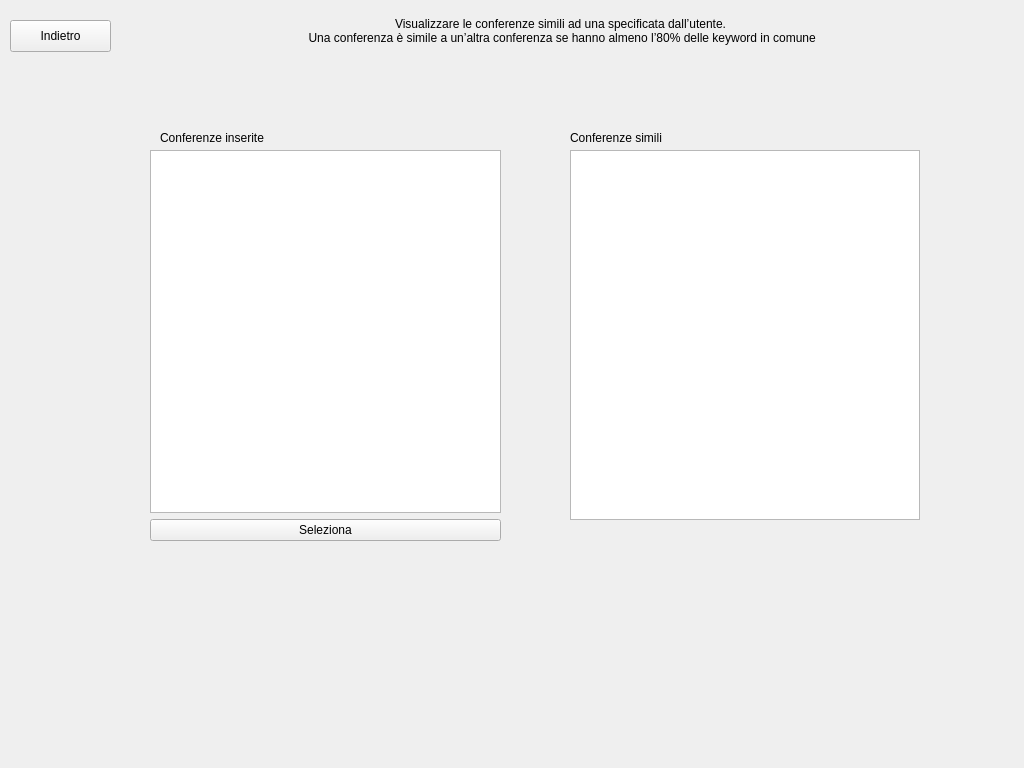
<?xml version="1.0" encoding="UTF-8"?>
<ui version="4.0">
 <class>paginaConferenza</class>
 <widget class="QWidget" name="paginaConferenza">
  <property name="geometry">
   <rect>
    <x>0</x>
    <y>0</y>
    <width>1024</width>
    <height>768</height>
   </rect>
  </property>
  <property name="windowTitle">
   <string>Form</string>
  </property>
  <widget class="QStackedWidget" name="stackedWidget">
   <property name="geometry">
    <rect>
     <x>0</x>
     <y>0</y>
     <width>1024</width>
     <height>718</height>
    </rect>
   </property>
   <property name="currentIndex">
    <number>2</number>
   </property>
   <widget class="QWidget" name="Home">
    <widget class="QLineEdit" name="Nome">
     <property name="geometry">
      <rect>
       <x>150</x>
       <y>60</y>
       <width>211</width>
       <height>20</height>
      </rect>
     </property>
    </widget>
    <widget class="QLabel" name="labelNome">
     <property name="geometry">
      <rect>
       <x>10</x>
       <y>60</y>
       <width>47</width>
       <height>13</height>
      </rect>
     </property>
     <property name="text">
      <string>Nome</string>
     </property>
    </widget>
    <widget class="QPushButton" name="buttonAggiungi">
     <property name="geometry">
      <rect>
       <x>210</x>
       <y>690</y>
       <width>111</width>
       <height>31</height>
      </rect>
     </property>
     <property name="text">
      <string>Aggiungi</string>
     </property>
    </widget>
    <widget class="QLabel" name="labelLuogo">
     <property name="geometry">
      <rect>
       <x>10</x>
       <y>140</y>
       <width>47</width>
       <height>13</height>
      </rect>
     </property>
     <property name="text">
      <string>Luogo</string>
     </property>
    </widget>
    <widget class="QLabel" name="labelAcronimo">
     <property name="geometry">
      <rect>
       <x>10</x>
       <y>100</y>
       <width>71</width>
       <height>16</height>
      </rect>
     </property>
     <property name="text">
      <string>Acronimo</string>
     </property>
    </widget>
    <widget class="QLabel" name="labelNumeroPartecipanti">
     <property name="geometry">
      <rect>
       <x>10</x>
       <y>430</y>
       <width>131</width>
       <height>16</height>
      </rect>
     </property>
     <property name="text">
      <string>Numero partecipanti</string>
     </property>
    </widget>
    <widget class="QCalendarWidget" name="Data">
     <property name="geometry">
      <rect>
       <x>150</x>
       <y>480</y>
       <width>241</width>
       <height>155</height>
      </rect>
     </property>
     <property name="autoFillBackground">
      <bool>true</bool>
     </property>
     <property name="verticalHeaderFormat">
      <enum>QCalendarWidget::NoVerticalHeader</enum>
     </property>
     <property name="navigationBarVisible">
      <bool>true</bool>
     </property>
     <property name="dateEditEnabled">
      <bool>true</bool>
     </property>
    </widget>
    <widget class="QLineEdit" name="Luogo">
     <property name="geometry">
      <rect>
       <x>150</x>
       <y>140</y>
       <width>211</width>
       <height>20</height>
      </rect>
     </property>
    </widget>
    <widget class="QSpinBox" name="NumeroPartecipanti">
     <property name="geometry">
      <rect>
       <x>150</x>
       <y>430</y>
       <width>71</width>
       <height>22</height>
      </rect>
     </property>
     <property name="maximum">
      <number>50000</number>
     </property>
    </widget>
    <widget class="QLabel" name="labelOrganizzatori">
     <property name="geometry">
      <rect>
       <x>10</x>
       <y>180</y>
       <width>91</width>
       <height>16</height>
      </rect>
     </property>
     <property name="text">
      <string>Organizzatori</string>
     </property>
    </widget>
    <widget class="QLineEdit" name="Acronimo">
     <property name="geometry">
      <rect>
       <x>150</x>
       <y>100</y>
       <width>211</width>
       <height>20</height>
      </rect>
     </property>
    </widget>
    <widget class="QLabel" name="labelData">
     <property name="geometry">
      <rect>
       <x>10</x>
       <y>480</y>
       <width>47</width>
       <height>13</height>
      </rect>
     </property>
     <property name="text">
      <string>Data</string>
     </property>
    </widget>
    <widget class="QListWidget" name="listConferenze">
     <property name="geometry">
      <rect>
       <x>410</x>
       <y>50</y>
       <width>361</width>
       <height>380</height>
      </rect>
     </property>
    </widget>
    <widget class="QPlainTextEdit" name="Organizzatori">
     <property name="geometry">
      <rect>
       <x>150</x>
       <y>180</y>
       <width>211</width>
       <height>230</height>
      </rect>
     </property>
    </widget>
    <widget class="QLabel" name="labelConferenzeInserite">
     <property name="geometry">
      <rect>
       <x>410</x>
       <y>30</y>
       <width>131</width>
       <height>16</height>
      </rect>
     </property>
     <property name="text">
      <string>Conferenze inserite</string>
     </property>
    </widget>
    <widget class="QLabel" name="labelTitolo">
     <property name="geometry">
      <rect>
       <x>340</x>
       <y>3</y>
       <width>311</width>
       <height>16</height>
      </rect>
     </property>
     <property name="text">
      <string>INSERIMENTO E VISUALIZZAZIONE CONFERENZE</string>
     </property>
    </widget>
    <widget class="QPushButton" name="buttonLeggi">
     <property name="geometry">
      <rect>
       <x>860</x>
       <y>90</y>
       <width>91</width>
       <height>31</height>
      </rect>
     </property>
     <property name="text">
      <string>Leggi</string>
     </property>
    </widget>
    <widget class="QLineEdit" name="Percorso">
     <property name="geometry">
      <rect>
       <x>790</x>
       <y>60</y>
       <width>231</width>
       <height>21</height>
      </rect>
     </property>
    </widget>
    <widget class="QLabel" name="labelLeggiDaFile">
     <property name="geometry">
      <rect>
       <x>830</x>
       <y>40</y>
       <width>161</width>
       <height>16</height>
      </rect>
     </property>
     <property name="text">
      <string>Leggi Conferenze da File</string>
     </property>
    </widget>
    <widget class="QWidget" name="layoutWidget">
     <property name="geometry">
      <rect>
       <x>410</x>
       <y>440</y>
       <width>341</width>
       <height>61</height>
      </rect>
     </property>
     <layout class="QVBoxLayout" name="verticalLayout">
      <item>
       <widget class="QRadioButton" name="buttonVisualizzaGuadagnoAnnualeConferenza">
        <property name="text">
         <string>Visualizza il guadagno annuale di una conferenza</string>
        </property>
       </widget>
      </item>
      <item>
       <widget class="QRadioButton" name="buttonVisualizzaConferenzeSimili">
        <property name="text">
         <string>Visualizzare le conferenze simili ad una specificata</string>
        </property>
       </widget>
      </item>
     </layout>
    </widget>
   </widget>
   <widget class="QWidget" name="pageVisualizzaGuadagnoAnnualeConferenza">
    <widget class="QListWidget" name="page2_listArticoli">
     <property name="geometry">
      <rect>
       <x>570</x>
       <y>150</y>
       <width>350</width>
       <height>370</height>
      </rect>
     </property>
    </widget>
    <widget class="QPushButton" name="page2_buttonIndietro">
     <property name="geometry">
      <rect>
       <x>10</x>
       <y>20</y>
       <width>101</width>
       <height>32</height>
      </rect>
     </property>
     <property name="text">
      <string>Indietro</string>
     </property>
    </widget>
    <widget class="QLabel" name="page2_labelGuadagnoTotale">
     <property name="geometry">
      <rect>
       <x>570</x>
       <y>573</y>
       <width>111</width>
       <height>16</height>
      </rect>
     </property>
     <property name="text">
      <string>Guadagno Totale</string>
     </property>
    </widget>
    <widget class="QLineEdit" name="page2_GuadagnoTotale">
     <property name="geometry">
      <rect>
       <x>680</x>
       <y>570</y>
       <width>101</width>
       <height>21</height>
      </rect>
     </property>
     <property name="readOnly">
      <bool>true</bool>
     </property>
    </widget>
    <widget class="QWidget" name="layoutWidget_5">
     <property name="geometry">
      <rect>
       <x>150</x>
       <y>150</y>
       <width>351</width>
       <height>391</height>
      </rect>
     </property>
     <layout class="QVBoxLayout" name="verticalLayout_9">
      <item>
       <widget class="QListWidget" name="page2_listConferenze"/>
      </item>
      <item>
       <widget class="QPushButton" name="page2_buttonSeleziona">
        <property name="text">
         <string>Seleziona</string>
        </property>
       </widget>
      </item>
     </layout>
    </widget>
    <widget class="QLabel" name="page2_labelTitolo">
     <property name="geometry">
      <rect>
       <x>380</x>
       <y>20</y>
       <width>301</width>
       <height>16</height>
      </rect>
     </property>
     <property name="text">
      <string>Visualizza il guadagno annuale di una conferenza</string>
     </property>
    </widget>
    <widget class="QLabel" name="page2_labelConferenze">
     <property name="geometry">
      <rect>
       <x>160</x>
       <y>130</y>
       <width>121</width>
       <height>16</height>
      </rect>
     </property>
     <property name="text">
      <string>Conferenze inserite</string>
     </property>
    </widget>
    <widget class="QLabel" name="page2_labelListArticoli">
     <property name="geometry">
      <rect>
       <x>570</x>
       <y>130</y>
       <width>181</width>
       <height>16</height>
      </rect>
     </property>
     <property name="text">
      <string>Articoli relativi alla selezione</string>
     </property>
    </widget>
   </widget>
   <widget class="QWidget" name="pageVisualizzaConferenzeSimili">
    <widget class="QLabel" name="page3_labelListConferenze">
     <property name="geometry">
      <rect>
       <x>160</x>
       <y>130</y>
       <width>121</width>
       <height>16</height>
      </rect>
     </property>
     <property name="text">
      <string>Conferenze inserite</string>
     </property>
    </widget>
    <widget class="QWidget" name="layoutWidget_6">
     <property name="geometry">
      <rect>
       <x>150</x>
       <y>150</y>
       <width>351</width>
       <height>391</height>
      </rect>
     </property>
     <layout class="QVBoxLayout" name="verticalLayout_11">
      <item>
       <widget class="QListWidget" name="page3_listConferenze"/>
      </item>
      <item>
       <widget class="QPushButton" name="page3_buttonSeleziona">
        <property name="text">
         <string>Seleziona</string>
        </property>
       </widget>
      </item>
     </layout>
    </widget>
    <widget class="QLabel" name="page3_labelListConferenzeSimili">
     <property name="geometry">
      <rect>
       <x>570</x>
       <y>130</y>
       <width>121</width>
       <height>16</height>
      </rect>
     </property>
     <property name="text">
      <string>Conferenze simili</string>
     </property>
    </widget>
    <widget class="QPushButton" name="page3_buttonIndietro">
     <property name="geometry">
      <rect>
       <x>10</x>
       <y>20</y>
       <width>101</width>
       <height>32</height>
      </rect>
     </property>
     <property name="text">
      <string>Indietro</string>
     </property>
    </widget>
    <widget class="QListWidget" name="page3_listConferenzeSimili">
     <property name="geometry">
      <rect>
       <x>570</x>
       <y>150</y>
       <width>350</width>
       <height>370</height>
      </rect>
     </property>
    </widget>
    <widget class="QLabel" name="page3_labelTitolo">
     <property name="geometry">
      <rect>
       <x>240</x>
       <y>10</y>
       <width>641</width>
       <height>41</height>
      </rect>
     </property>
     <property name="text">
      <string>Visualizzare le conferenze simili ad una specificata dall’utente.  
 Una conferenza è simile a un’altra conferenza se hanno almeno l’80% delle keyword in comune</string>
     </property>
     <property name="alignment">
      <set>Qt::AlignCenter</set>
     </property>
    </widget>
   </widget>
  </widget>
 </widget>
 <resources/>
 <connections/>
</ui>
